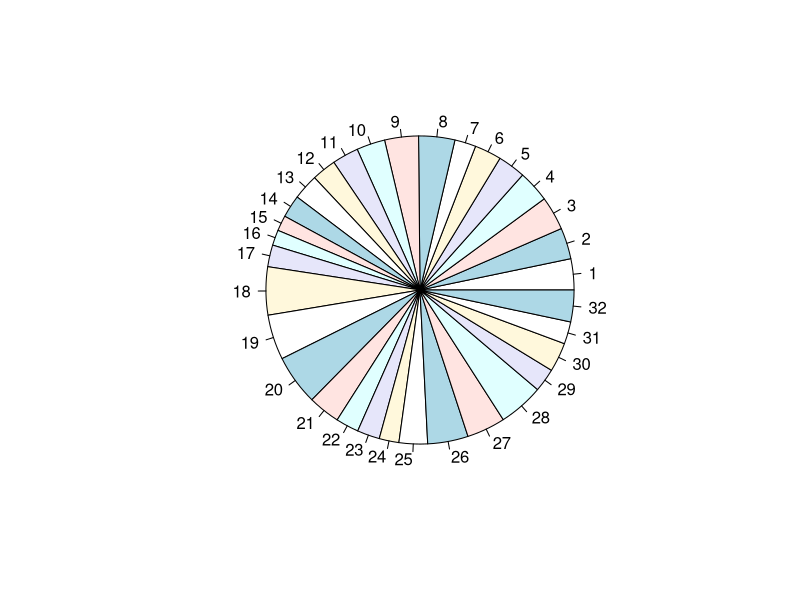
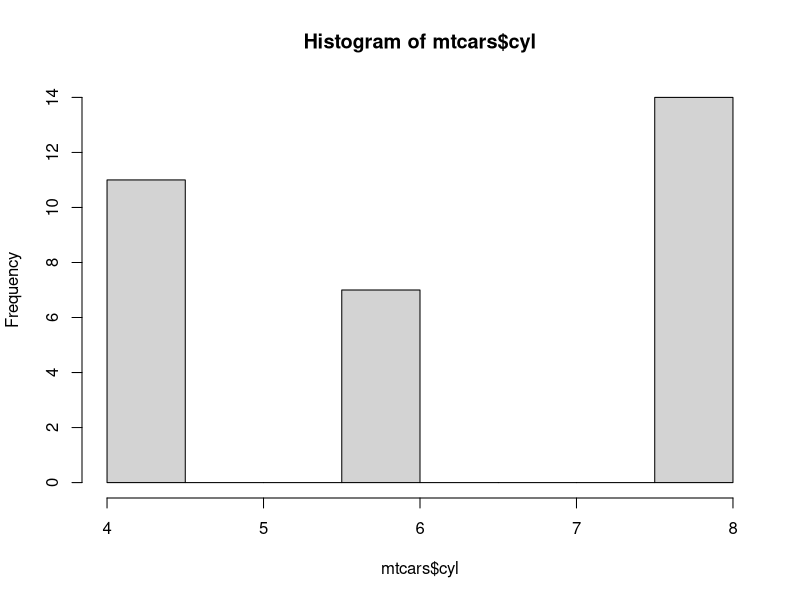
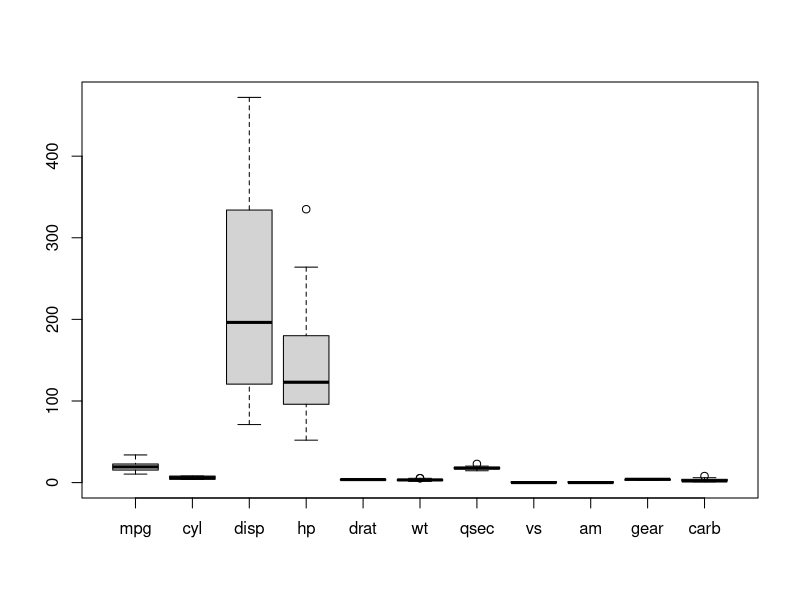

Write R code to recreate these figures, in order.
summary(mtcars)
mean(mtcars$mpg)
min(mtcars$mpg)
pie(mtcars$mpg)
max(mtcars$disp)
hist(mtcars$cyl)
boxplot(mtcars)
length(mtcars$am)
